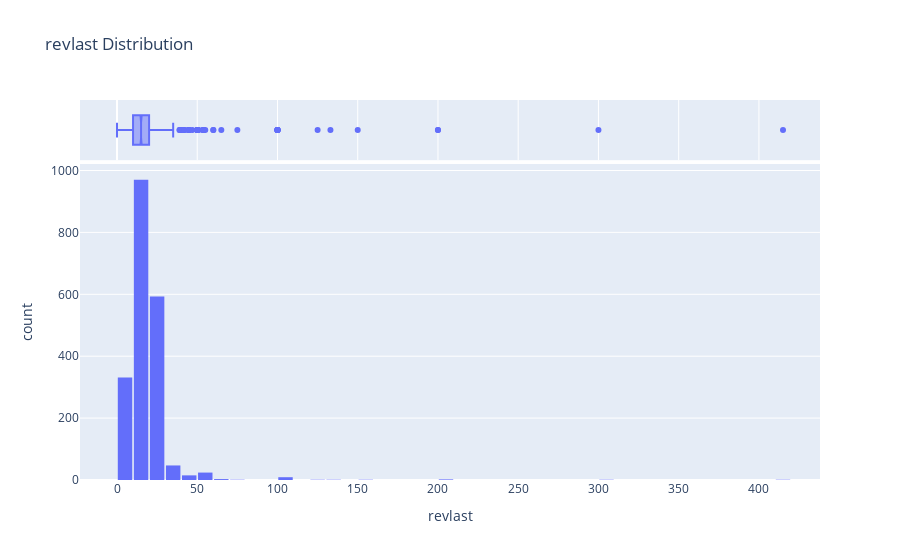

Write notebook code for a chart like this one.
### Code cell
fig = px.histogram(df, x='revlast', marginal='box', nbins=47, title='revlast Distribution')
fig.update_layout(bargap=0.1)
fig.show()

### Figure 1 — Plotly figure (JSON) as saved in the notebook; plotly's stock layout.template omitted (floating-point values rounded to 4 significant figures; data arrays with more than 128 entries replaced by an {"elided": "..."} marker saying what was removed)
{"data": [{"alignmentgroup": "True", "bingroup": "x", "hovertemplate": "revlast=%{x}<br>count=%{y}<extra></extra>", "legendgroup": "", "marker": {"color": "#636efa", "pattern": {"shape": ""}}, "name": "", "nbinsx": 47, "offsetgroup": "", "orientation": "v", "showlegend": false, "type": "histogram", "x": {"elided": "2000 float values"}, "xaxis": "x", "yaxis": "y"}, {"alignmentgroup": "True", "hovertemplate": "revlast=%{x}<extra></extra>", "legendgroup": "", "marker": {"color": "#636efa"}, "name": "", "notched": true, "offsetgroup": "", "showlegend": false, "type": "box", "x": {"elided": "2000 float values"}, "xaxis": "x2", "yaxis": "y2"}], "layout": {"bargap": 0.1, "barmode": "relative", "legend": {"tracegroupgap": 0}, "title": {"text": "revlast Distribution"}, "xaxis": {"anchor": "y", "domain": [0, 1], "title": {"text": "revlast"}}, "xaxis2": {"anchor": "y2", "domain": [0, 1], "matches": "x", "showgrid": true, "showticklabels": false}, "yaxis": {"anchor": "x", "domain": [0, 0.8316], "title": {"text": "count"}}, "yaxis2": {"anchor": "x2", "domain": [0.8416, 1], "matches": "y2", "showgrid": false, "showline": false, "showticklabels": false, "ticks": ""}}}
